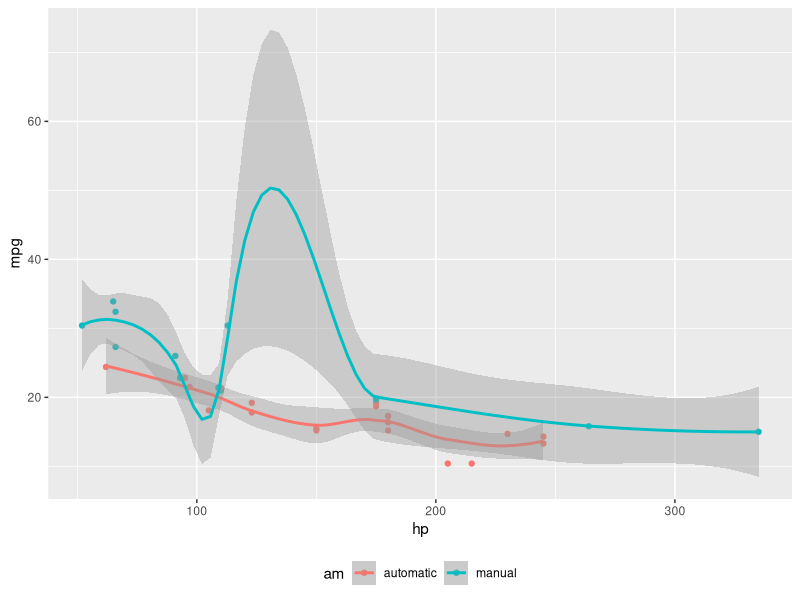
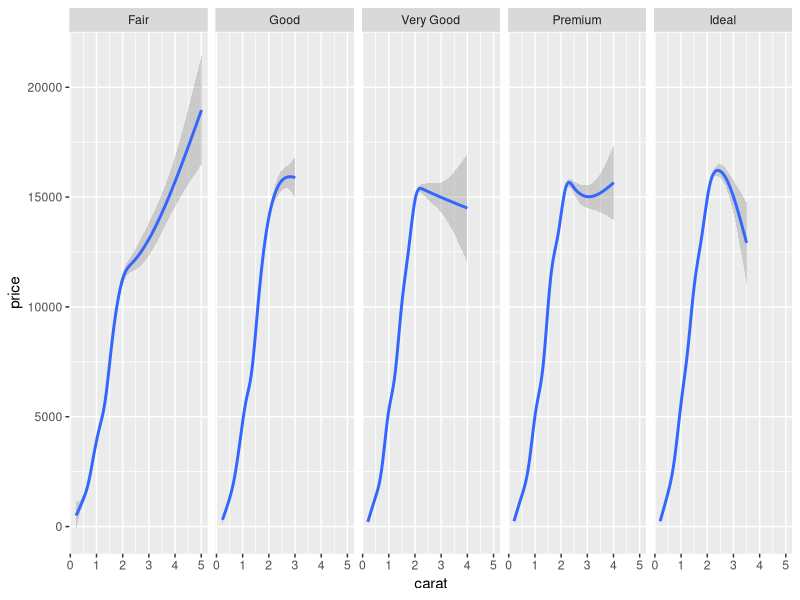
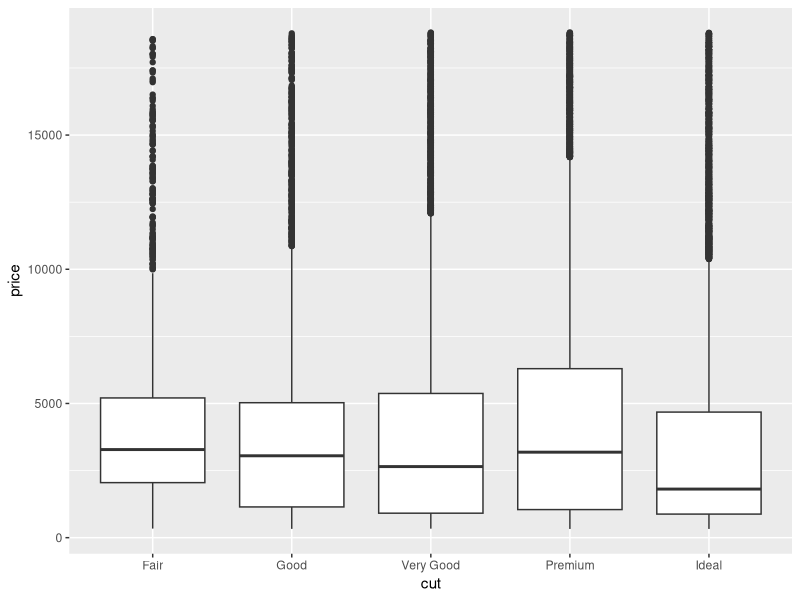
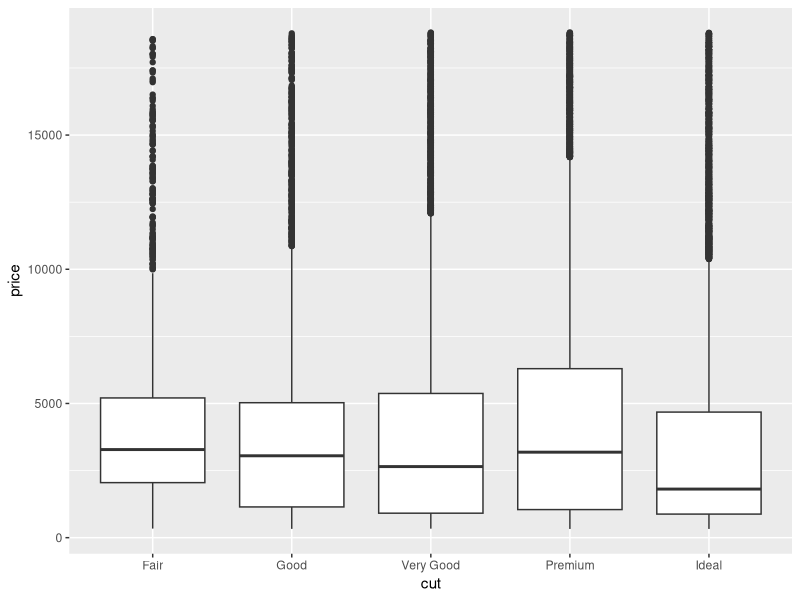
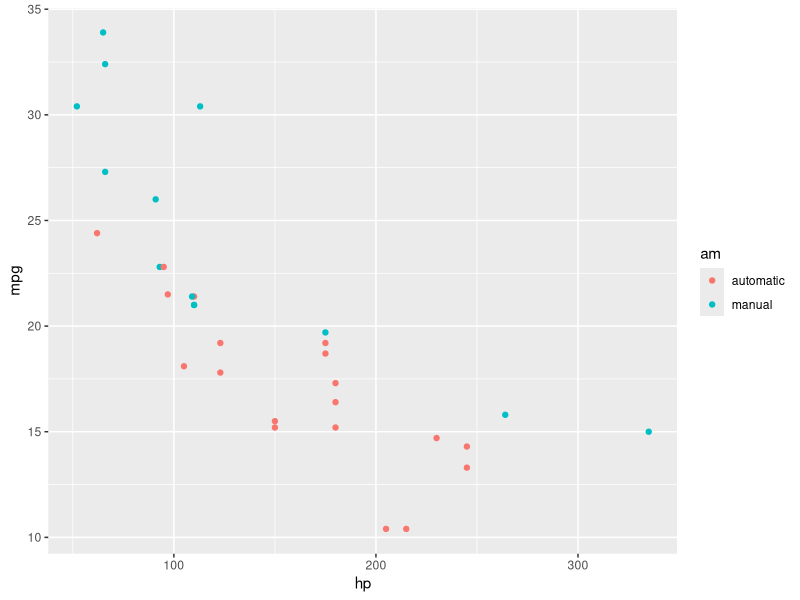
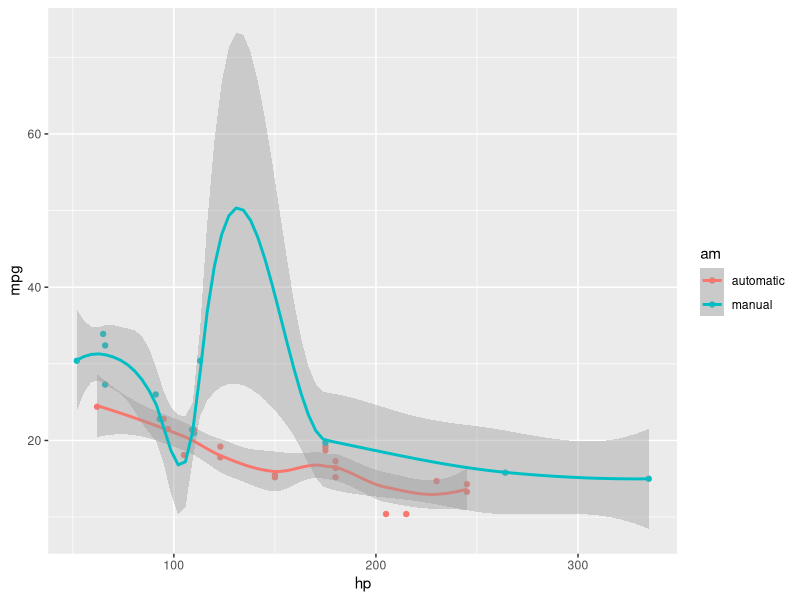
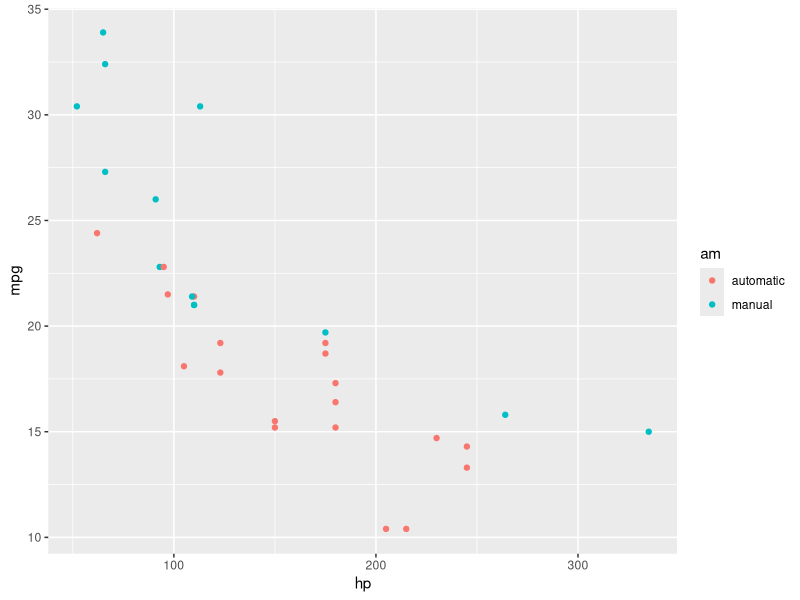
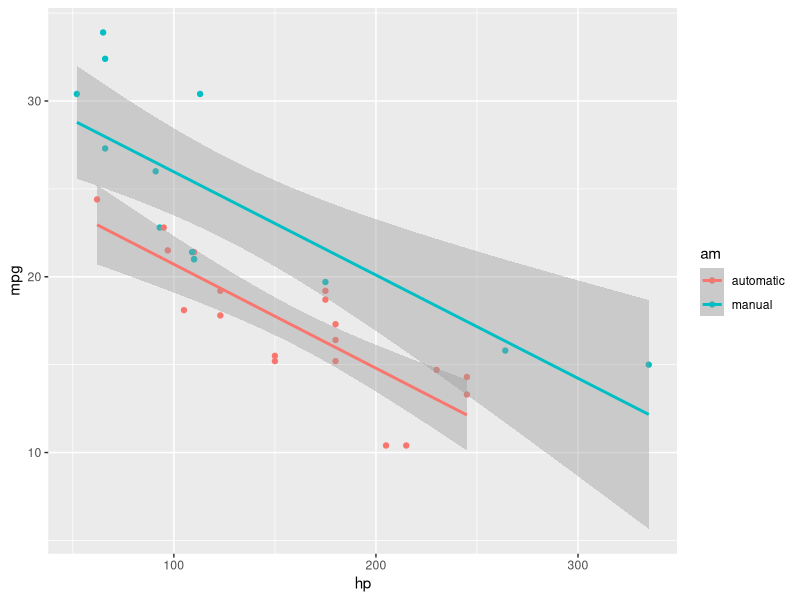

Write the R code that produced these figures, in order.
## ---- chunk 1
#| label: fig-margin
#| fig-cap: "MPG vs horsepower, colored by transmission."
#| column: margin
#| message: false
library(ggplot2)
mtcars2 <- mtcars
mtcars2$am <- factor(
      mtcars$am,
      labels = c("automatic", "manual")
)
ggplot(mtcars2, aes(hp, mpg, color = am)) +
      geom_point() +
      geom_smooth() +
      theme(legend.position = "bottom")
## ---- chunk 2
#| label: fig-fullwidth
#| fig-cap: "A full width figure."
#| fig-width: 11
#| fig-height: 3
#| column: page-right
#| warning: false
ggplot(diamonds, aes(carat, price)) +
      geom_smooth() +
      facet_grid(~cut)
## ---- chunk 3
#| label: fig-main
#| fig-cap: "A figure in the main column."
ggplot(diamonds, aes(cut, price)) +
      geom_boxplot()
## ---- chunk 4
#| label: fig-main-margin-cap
#| fig-cap: "A figure with a longer caption. The figure appears in the main column, but the caption is placed in the margin. Caption can even contain elements like a citation such as @xie2018."
#| cap-location: margin
ggplot(diamonds, aes(cut, price)) +
      geom_boxplot()
## ---- chunk 5
#| tbl-cap-location: margin
knitr::kable(
      mtcars[1:6, 1:6],
      caption = "A subset of mtcars."
)
## ---- chunk 6
#| label: fig-two-together
#| fig-cap: "Two plots in one figure environment."
#| fig.show: hold
#| warning: false
#| cap-location: margin
p <- ggplot(mtcars2, aes(hp, mpg, color = am)) +
      geom_point()
p
p + geom_smooth()
## ---- chunk 7
#| fig-cap-location: margin
## ---- chunk 8
#| label: fig-margin-together
#| fig-cap: "Two plots in one figure environment in the margin."
#| fig-width: 3.5
#| fig-height: 2
#| fig-show: hold
#| column: margin
#| warning: false
p
p + geom_smooth(method = "lm")
## ---- chunk 9
#| echo: false
knitr::kable(head(iris[, c(1, 2, 3, 4)], 15))
## ---- chunk 10
#| label: fig-margin-separate-a
#| fig-cap: Two plots in separate figure environments in the margin (the first plot)
#| fig-width: 3.5
#| fig-height: 2
#| column: margin
#| warning: false
#| echo: false
p
p + geom_smooth(method = "lm")
## ---- chunk 11
#| echo: false
knitr::kable(head(iris[, c(1, 2, 3, 4)], 12))
## ---- chunk 12
#| fig-width: 3.5
#| fig-height: 2
#| column: margin
# a boxplot of weight vs transmission; this figure
# will be placed in the margin
ggplot(mtcars2, aes(am, wt)) +
      geom_boxplot() +
      coord_flip()
## ---- chunk 13
#| warning: false
# a figure in the main column
p <- ggplot(mtcars, aes(wt, hp)) +
      geom_point()
p
## ---- chunk 14
#| fig-width: 11
#| fig-height: 4
#| column: page-right
#| warning: false
# a fullwidth figure
p + geom_smooth(method = "lm") + facet_grid(~gear)
